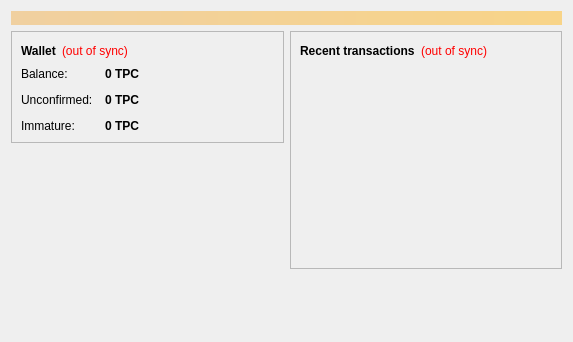
<?xml version="1.0" encoding="UTF-8"?>
<ui version="4.0">
 <class>OverviewPage</class>
 <widget class="QWidget" name="OverviewPage">
  <property name="geometry">
   <rect>
    <x>0</x>
    <y>0</y>
    <width>573</width>
    <height>342</height>
   </rect>
  </property>
  <property name="windowTitle">
   <string>Form</string>
  </property>
  <layout class="QVBoxLayout" name="topLayout">
   <item>
    <widget class="QLabel" name="labelAlerts">
     <property name="visible">
      <bool>false</bool>
     </property>
     <property name="styleSheet">
      <string notr="true">background-color: qlineargradient(x1: 0, y1: 0, x2: 1, y2: 0, stop:0 #F0D0A0, stop:1 #F8D488); color:#000000;</string>
     </property>
     <property name="wordWrap">
      <bool>true</bool>
     </property>
     <property name="margin">
      <number>3</number>
     </property>
    </widget>
   </item>
   <item>
    <layout class="QHBoxLayout" name="horizontalLayout" stretch="1,1">
     <item>
      <layout class="QVBoxLayout" name="verticalLayout_2">
       <item>
        <widget class="QFrame" name="frame">
         <property name="frameShape">
          <enum>QFrame::StyledPanel</enum>
         </property>
         <property name="frameShadow">
          <enum>QFrame::Raised</enum>
         </property>
         <layout class="QVBoxLayout" name="verticalLayout_4">
          <item>
           <layout class="QHBoxLayout" name="horizontalLayout_4">
            <item>
             <widget class="QLabel" name="label_5">
              <property name="font">
               <font>
                <weight>75</weight>
                <bold>true</bold>
               </font>
              </property>
              <property name="text">
               <string>Wallet</string>
              </property>
             </widget>
            </item>
            <item>
             <widget class="QLabel" name="labelWalletStatus">
              <property name="toolTip">
               <string>The displayed information may be out of date. Your wallet automatically synchronizes with the TPlusCoin network after a connection is established, but this process has not completed yet.</string>
              </property>
              <property name="styleSheet">
               <string notr="true">QLabel { color: red; }</string>
              </property>
              <property name="text">
               <string notr="true">(out of sync)</string>
              </property>
              <property name="alignment">
               <set>Qt::AlignLeading|Qt::AlignLeft|Qt::AlignVCenter</set>
              </property>
             </widget>
            </item>
            <item>
             <spacer name="horizontalSpacer_2">
              <property name="orientation">
               <enum>Qt::Horizontal</enum>
              </property>
              <property name="sizeHint" stdset="0">
               <size>
                <width>40</width>
                <height>20</height>
               </size>
              </property>
             </spacer>
            </item>
           </layout>
          </item>
          <item>
           <layout class="QFormLayout" name="formLayout_2">
            <property name="fieldGrowthPolicy">
             <enum>QFormLayout::AllNonFixedFieldsGrow</enum>
            </property>
            <property name="horizontalSpacing">
             <number>12</number>
            </property>
            <property name="verticalSpacing">
             <number>12</number>
            </property>
            <item row="0" column="0">
             <widget class="QLabel" name="label">
              <property name="text">
               <string>Balance:</string>
              </property>
             </widget>
            </item>
            <item row="0" column="1">
             <widget class="QLabel" name="labelBalance">
              <property name="font">
               <font>
                <weight>75</weight>
                <bold>true</bold>
               </font>
              </property>
              <property name="cursor">
               <cursorShape>IBeamCursor</cursorShape>
              </property>
              <property name="toolTip">
               <string>Your current balance</string>
              </property>
              <property name="text">
               <string notr="true">0 TPC</string>
              </property>
              <property name="textInteractionFlags">
               <set>Qt::LinksAccessibleByMouse|Qt::TextSelectableByKeyboard|Qt::TextSelectableByMouse</set>
              </property>
             </widget>
            </item>
            <item row="1" column="0">
             <widget class="QLabel" name="label_3">
              <property name="text">
               <string>Unconfirmed:</string>
              </property>
             </widget>
            </item>
            <item row="1" column="1">
             <widget class="QLabel" name="labelUnconfirmed">
              <property name="font">
               <font>
                <weight>75</weight>
                <bold>true</bold>
               </font>
              </property>
              <property name="cursor">
               <cursorShape>IBeamCursor</cursorShape>
              </property>
              <property name="toolTip">
               <string>Total of transactions that have yet to be confirmed, and do not yet count toward the current balance</string>
              </property>
              <property name="text">
               <string notr="true">0 TPC</string>
              </property>
              <property name="textInteractionFlags">
               <set>Qt::LinksAccessibleByMouse|Qt::TextSelectableByKeyboard|Qt::TextSelectableByMouse</set>
              </property>
             </widget>
            </item>
            <item row="2" column="0">
             <widget class="QLabel" name="labelImmatureText">
              <property name="text">
               <string>Immature:</string>
              </property>
             </widget>
            </item>
            <item row="2" column="1">
             <widget class="QLabel" name="labelImmature">
              <property name="font">
               <font>
                <weight>75</weight>
                <bold>true</bold>
               </font>
              </property>
              <property name="toolTip">
               <string>Mined balance that has not yet matured</string>
              </property>
              <property name="text">
               <string notr="true">0 TPC</string>
              </property>
              <property name="textInteractionFlags">
               <set>Qt::LinksAccessibleByMouse|Qt::TextSelectableByKeyboard|Qt::TextSelectableByMouse</set>
              </property>
             </widget>
            </item>
           </layout>
          </item>
         </layout>
        </widget>
       </item>
       <item>
        <spacer name="verticalSpacer">
         <property name="orientation">
          <enum>Qt::Vertical</enum>
         </property>
         <property name="sizeHint" stdset="0">
          <size>
           <width>20</width>
           <height>40</height>
          </size>
         </property>
        </spacer>
       </item>
      </layout>
     </item>
     <item>
      <layout class="QVBoxLayout" name="verticalLayout_3">
       <item>
        <widget class="QFrame" name="frame_2">
         <property name="frameShape">
          <enum>QFrame::StyledPanel</enum>
         </property>
         <property name="frameShadow">
          <enum>QFrame::Raised</enum>
         </property>
         <layout class="QVBoxLayout" name="verticalLayout">
          <item>
           <layout class="QHBoxLayout" name="horizontalLayout_2">
            <item>
             <widget class="QLabel" name="label_4">
              <property name="text">
               <string>&lt;b&gt;Recent transactions&lt;/b&gt;</string>
              </property>
             </widget>
            </item>
            <item>
             <widget class="QLabel" name="labelTransactionsStatus">
              <property name="toolTip">
               <string>The displayed information may be out of date. Your wallet automatically synchronizes with the TPlusCoin network after a connection is established, but this process has not completed yet.</string>
              </property>
              <property name="styleSheet">
               <string notr="true">QLabel { color: red; }</string>
              </property>
              <property name="text">
               <string notr="true">(out of sync)</string>
              </property>
              <property name="alignment">
               <set>Qt::AlignRight|Qt::AlignTrailing|Qt::AlignVCenter</set>
              </property>
             </widget>
            </item>
            <item>
             <spacer name="horizontalSpacer">
              <property name="orientation">
               <enum>Qt::Horizontal</enum>
              </property>
              <property name="sizeHint" stdset="0">
               <size>
                <width>40</width>
                <height>20</height>
               </size>
              </property>
             </spacer>
            </item>
           </layout>
          </item>
          <item>
           <widget class="QListView" name="listTransactions">
            <property name="styleSheet">
             <string notr="true">QListView { background: transparent; }</string>
            </property>
            <property name="frameShape">
             <enum>QFrame::NoFrame</enum>
            </property>
            <property name="verticalScrollBarPolicy">
             <enum>Qt::ScrollBarAlwaysOff</enum>
            </property>
            <property name="horizontalScrollBarPolicy">
             <enum>Qt::ScrollBarAlwaysOff</enum>
            </property>
            <property name="selectionMode">
             <enum>QAbstractItemView::NoSelection</enum>
            </property>
           </widget>
          </item>
         </layout>
        </widget>
       </item>
       <item>
        <spacer name="verticalSpacer_2">
         <property name="orientation">
          <enum>Qt::Vertical</enum>
         </property>
         <property name="sizeHint" stdset="0">
          <size>
           <width>20</width>
           <height>40</height>
          </size>
         </property>
        </spacer>
       </item>
      </layout>
     </item>
    </layout>
   </item>
  </layout>
 </widget>
 <resources/>
 <connections/>
</ui>
